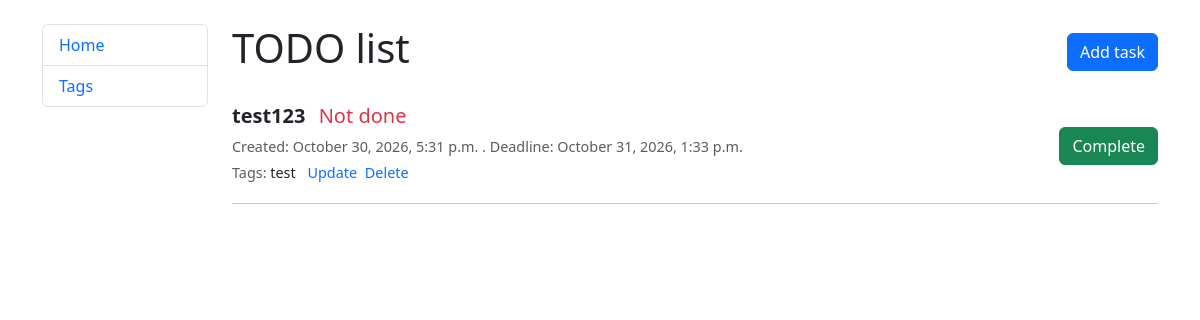
The app's page /, older data.
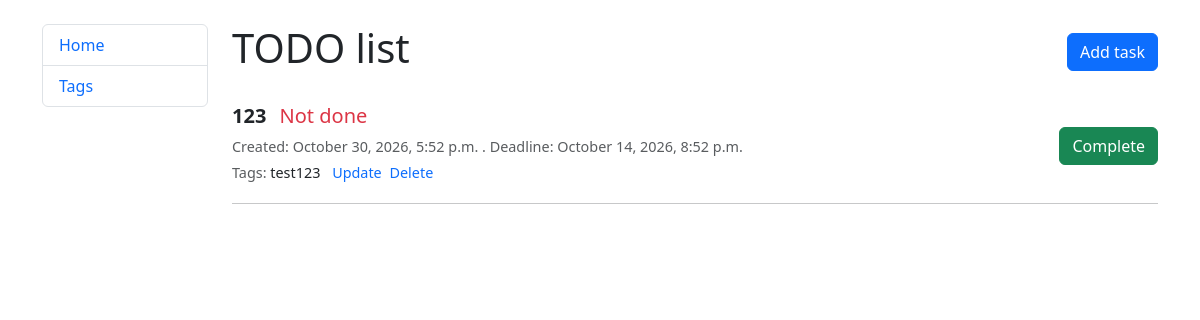
The same page, newer data.
### todo/models.py (models this page shows, shortened)
class Task(models.Model):
    content = models.TextField()
    created_at = models.DateTimeField(auto_now_add=True)
    deadline = models.DateTimeField(null=True, blank=True)
    is_done = models.BooleanField(default=False)
    tags = models.ManyToManyField(Tag, related_name='tasks')
    class Meta:
        ordering = ["is_done", "-created_at"]

class Tag(models.Model):
    name = models.CharField(max_length=255)

### todo/views.py (the view)
# urls.py: path("", TaskListView.as_view(), name="task-list"),
class TaskListView(generic.ListView):
    model = Task
    queryset = Task.objects.prefetch_related("tags")
    paginate_by = 5 # Number of tasks per page

### todo/templates/todo/task_list.html (shortened to what this page needs)
{% extends "todo/base.html" %}
{% block content %}
<div class="d-flex justify-content-between align-items-center mb-4">
    <h1>TODO list</h1>
    <a href="{% url 'todo:task-create' %}" class="btn btn-primary">Add task</a>
</div>
<div class="task-list">
    {% for task in task_list %}
        <div class="mb-4">
            <div class="d-flex justify-content-between align-items-center">
                <div>
                    <h5>
                        <strong>{{ task.content }}</strong>
                        {% if task.is_done %}
                            <span class="text-success ms-2">Done</span>
                        {% else %}
                            <span class="text-danger ms-2">Not done</span>
                        {% endif %}
                    </h5>
                    <p class="text-muted mb-1" style="font-size: 0.9em;">
                        Created: {{ task.created_at|date:"F j, Y, g:i a" }}
                        {% if task.deadline %}
                            . Deadline: {{ task.deadline|date:"F j, Y, g:i a" }}
                        {% endif %}
                    </p>
                    <p class="mb-1" style="font-size: 0.9em;">
                        <span class="text-muted">Tags:</span>
                        {% for tag in task.tags.all %}
                            {{ tag.name }}{% if not forloop.last %} {% endif %}
                        {% empty %}
                            none
                        {% endfor %}
                        <a href="{% url 'todo:task-update' pk=task.id %}" class="text-primary ms-2 text-decoration-none">Update</a>
                        <a href="{% url 'todo:task-delete' pk=task.id %}" class="text-primary ms-1 text-decoration-none">Delete</a>
                    </p>
                </div>
                <div>
                    <form action="{% url 'todo:task-toggle' pk=task.id %}" method="post" style="display: inline;">
                        {% if task.is_done %}
                            <button type="submit" class="btn btn-secondary">Undo</button>
                        {% else %}
                            <button type="submit" class="btn btn-success">Complete</button>
                        {% endif %}
                    </form>
                </div>
            </div>
            <hr>
        </div>
    {% empty %}
        <p>No tasks yet.</p>
    {% endfor %}
</div>
{% endblock %}

Row changes from the older to the newer data that the page shows:
removed Task: content "test123", is_done "Not done", created_at "October 30, 2026, 5:31 p.m.", deadline "October 31, 2026, 1:33 p.m."
removed Tag: name "test", shown under "test123"
added Task: content "123", is_done "Not done", created_at "October 30, 2026, 5:52 p.m.", deadline "October 14, 2026, 8:52 p.m."
added Tag: name "test123", shown under "123"
